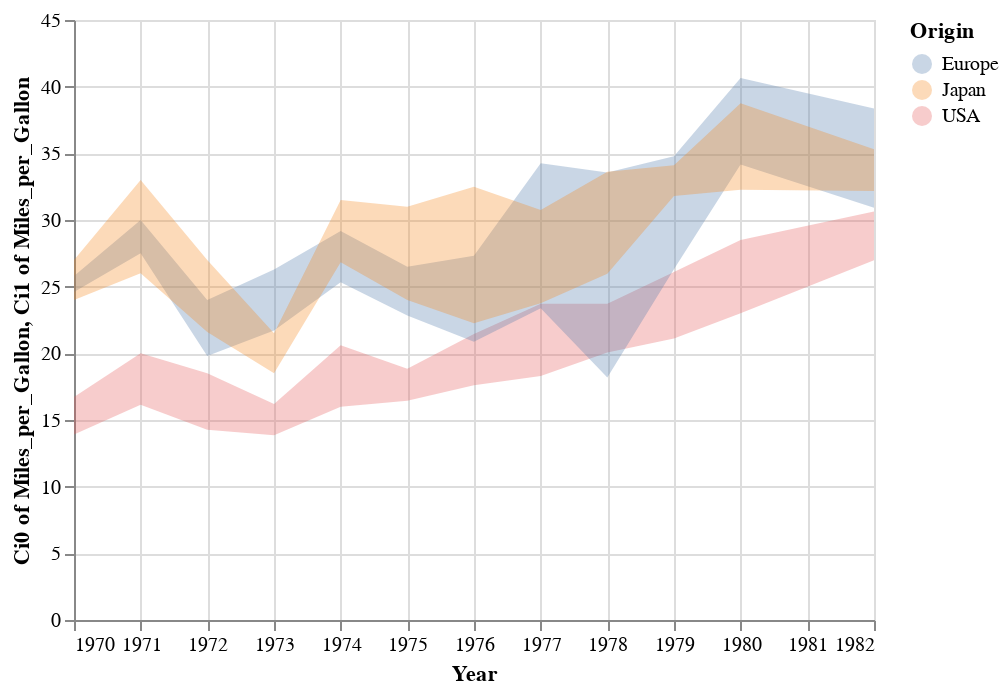

The notebook cell this image was saved under:
### Markdown cell above
The ``mean`` aggregate only tells part of the story, though: Altair also provides built-in tools to compute the lower and upper bounds of confidence intervals on the mean.

We can use ``mark_area()`` here, and specify the lower and upper bounds of the area using ``y`` and ``y2``:

### Code cell
alt.Chart(cars).mark_area(opacity=0.3).encode(
    x='Year:T',
    color='Origin',
    y='ci0(Miles_per_Gallon)',
    y2='ci1(Miles_per_Gallon)'
)

### Figure 1 — Vega-Lite specification as saved in the notebook (floating-point values rounded to 4 significant figures; data arrays with more than 128 entries replaced by an {"elided": "..."} marker saying what was removed)
{"$schema": "https://vega.github.io/schema/vega-lite/v2.4.1.json", "config": {"view": {"height": 300, "width": 400}}, "data": {"values": {"elided": "406 records"}}, "encoding": {"color": {"field": "Origin", "type": "nominal"}, "x": {"field": "Year", "type": "temporal"}, "y": {"aggregate": "ci0", "field": "Miles_per_Gallon", "type": "quantitative"}, "y2": {"aggregate": "ci1", "field": "Miles_per_Gallon", "type": "quantitative"}}, "mark": {"opacity": 0.3, "type": "area"}}
